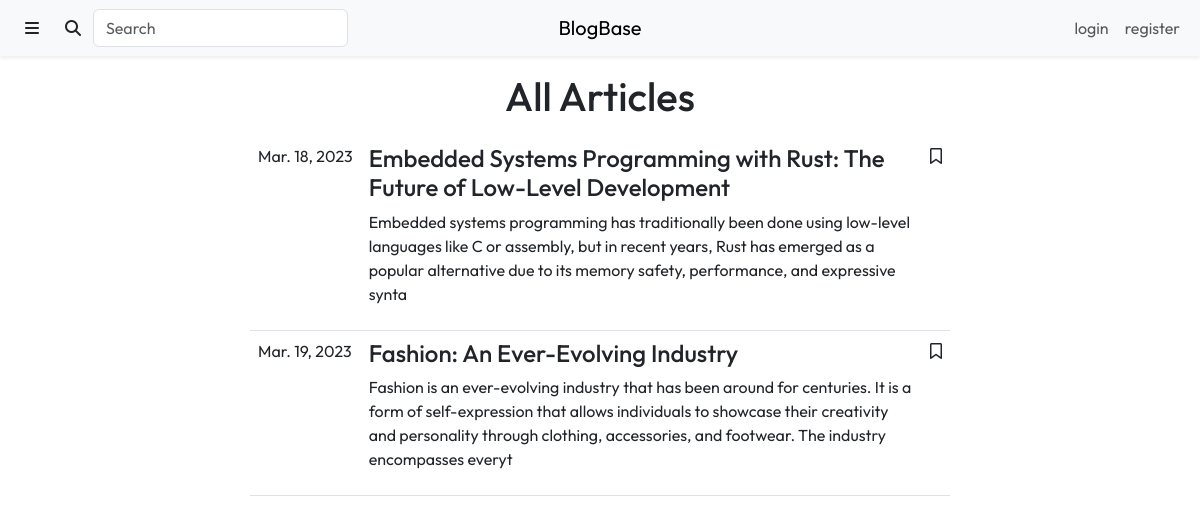
Before: /content/index.php with the older database file.
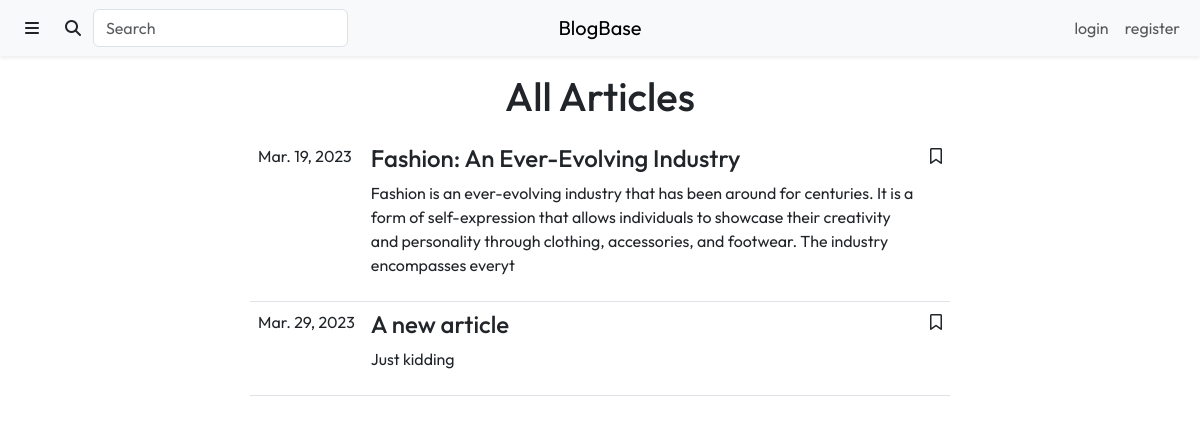
After: the same page with the newer database file.
### tables this page shows
CREATE TABLE `Articles` (
  `article_id` int(11) NOT NULL,
  `author_id` int(11) NOT NULL,
  `title` varchar(225) NOT NULL,
  `description` tinytext DEFAULT NULL,
  `lead_image` varchar(255) DEFAULT NULL,
  `content` longblob DEFAULT NULL,
  `submitted` tinyint(1) NOT NULL DEFAULT 0,
  `submit_date` date NOT NULL DEFAULT current_timestamp(),
  `approved` tinyint(1) NOT NULL DEFAULT 0,
  `click_number` int(11) NOT NULL DEFAULT 0
);

### content/index.php (the view, shortened to what this page needs)
<?php
require_once "../include/connect.inc.php";
$approved_articles_query = "SELECT UNIX_TIMESTAMP(submit_date) as submit_date, title, article_id, description
                            FROM Articles
                            WHERE approved = true";
$approved_articles_result = mysqli_query($con, $approved_articles_query);
?>
<!DOCTYPE html>
<html lang="en">
    <head>
        <link rel="stylesheet" href="https://cdn.jsdelivr.net/npm/bootstrap@5.3.0-alpha1/dist/css/bootstrap.min.css">
        <link rel="stylesheet" href="https://cdnjs.cloudflare.com/ajax/libs/font-awesome/6.2.1/css/all.min.css">
        <link rel="stylesheet" href="./css/styles.css">
    </head>
    <body>
        <div class="header">
            <?php include "./views/header.php" ?>
        </div>
        <div class="mt-3 text-center">
            <h1>All Articles</h1>
        </div>
        <div class="col-10 col-lg-7 mx-auto mt-3">
            <table class="table text-start">
                    <?php while ($current_row = $approved_articles_result->fetch_assoc()) { ?>
                        <tr>
                            <td class="text-nowrap">
                                <?php echo date("M. d, Y", $current_row['submit_date']) ?>
                            </td>
                            <td>
                                <h4>
                                    <a class="text-reset text-decoration-none" href="./article.php?id=<?php echo $current_row['article_id'] ?>">
                                        <?php echo $current_row['title'] ?>
                                    </a>
                                </h4>
                                <?php echo $current_row['description'] ?>
                            </td>
                            <td>
                            <?php
                            if (isset($_SESSION['user_info'])) {
                                $saved_query = "SELECT article_id, user_id
                                                FROM SavedArticles
                                                WHERE user_id = '" . $user_info['user_id'] . "' AND article_id = '" . $current_row['article_id'] . "';";
                                $saved_result = mysqli_query($con, $saved_query);
                                if ($saved_result->num_rows == 1) {
                            ?>
                                    <a class="fa-solid fa-bookmark text-reset" href="../include/save_article.inc.php?unsave_id=<?php echo $current_row['article_id']; ?>&return_page=index.php"></a>
                                <?php } else { ?>
                                    <a class="fa-regular fa-bookmark text-reset" href="../include/save_article.inc.php?save_id=<?php echo $current_row['article_id']; ?>&return_page=index.php"></a>
                                <?php } ?>
                            <?php } else { ?>
                                <a class="fa-regular fa-bookmark text-reset" href="./login.php"></a>
                            <?php } ?>
                            </td>
                        </tr>
                    <?php } ?>
            </table>
        </div>
    </body>
</html>

Changed rows visible on the page:
no longer on this page (row edited): articles: submit_date "Mar. 18, 2023", title "Embedded Systems Programming with Rust: The Future of Low-Level Development", description "Embedded systems programming has traditionally been done using low-level languages like C or assembly, but in recent years, Rust has emerged as a popular alternative due to its memory safety, performance, and expressive synta"
added articles: submit_date "Mar. 29, 2023", title "A new article", description "Just kidding"
